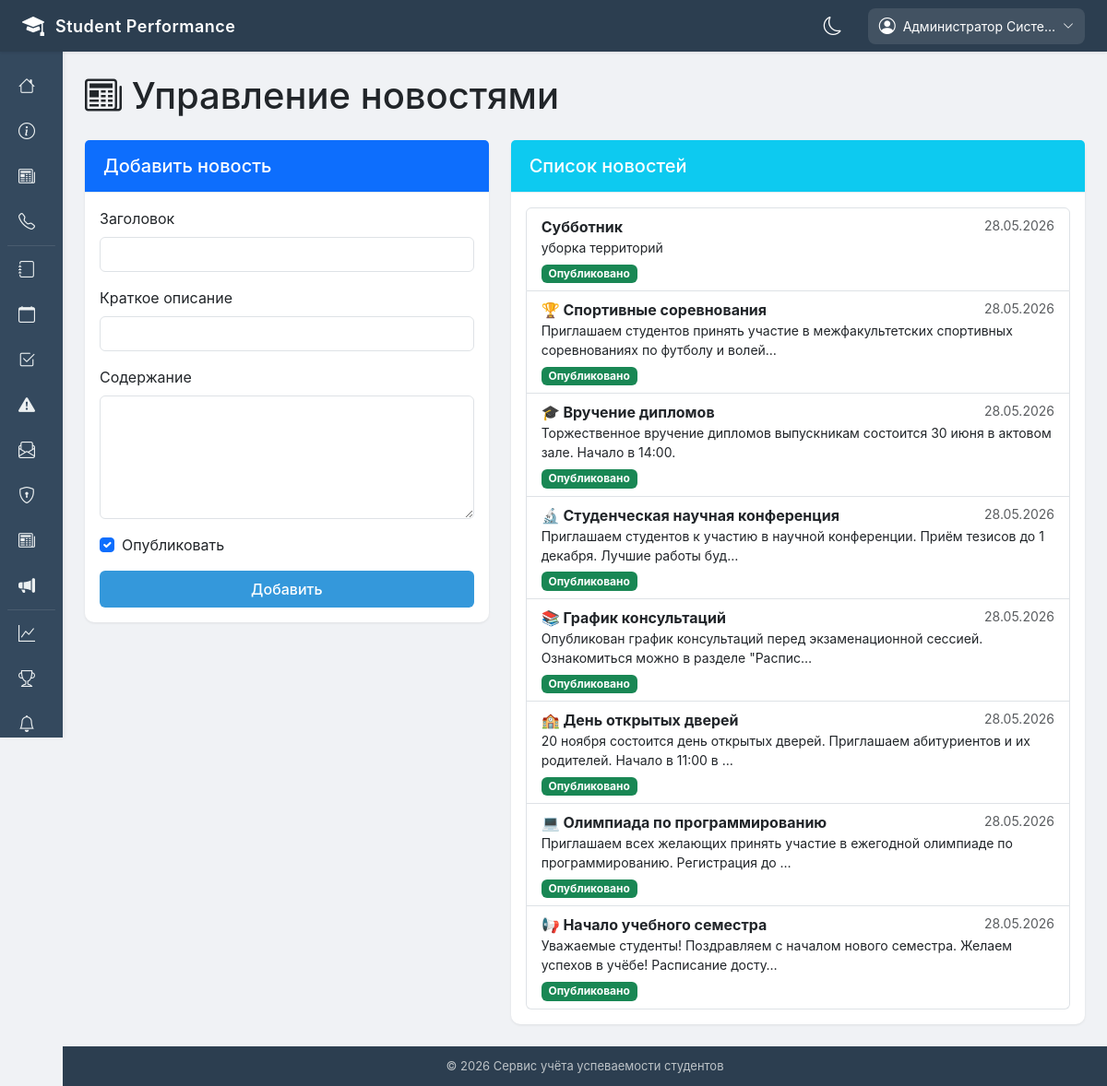
Screenshot of /control/news/ (signed in) with the database file from the repository.
### apps/accounts/models.py (models this page shows, shortened)
class User(AbstractUser):
    ROLE_CHOICES = [
        ('admin', 'Администратор'),
        ('teacher', 'Преподаватель'),
        ('student', 'Студент'),
        ('headman', 'Староста'),
        ('curator', 'Куратор'),
    ]
    role = models.CharField(max_length=20, choices=ROLE_CHOICES, default='student', verbose_name='Роль')
    phone_number = models.CharField(
        max_length=20,
        blank=True,
        null=True,
        validators=[RegexValidator(r'^\+375 \(\d{2}\) \d{3}-\d{2}-\d{2}$')],
        verbose_name='Номер телефона'
    )
    avatar = models.ImageField(upload_to='avatars/', blank=True, null=True, verbose_name='Аватар')
    date_of_birth = models.DateField(blank=True, null=True, verbose_name='Дата рождения')
    address = models.TextField(blank=True, null=True, verbose_name='Адрес')
    class Meta:
        verbose_name = 'Пользователь'
        verbose_name_plural = 'Пользователи'
        ordering = ['last_name', 'first_name']

class News(models.Model):
    title = models.CharField(max_length=200, verbose_name='Заголовок')
    summary = models.CharField(max_length=300, verbose_name='Краткое описание')
    content = models.TextField(verbose_name='Содержание')
    image = models.ImageField(upload_to='news/', blank=True, null=True, verbose_name='Изображение')
    created_at = models.DateTimeField(auto_now_add=True, verbose_name='Дата создания')
    updated_at = models.DateTimeField(auto_now=True, verbose_name='Дата обновления')
    is_published = models.BooleanField(default=True, verbose_name='Опубликовано')
    class Meta:
        verbose_name = 'Новость'
        verbose_name_plural = 'Новости'
        ordering = ['-created_at']

### apps/accounts/views.py (the view, shortened to what this page needs)
# urls.py: path('control/news/', views.admin_news, name='admin_news'),
@login_required
def admin_news(request):
    if not request.user.is_superuser:
        messages.error(request, 'Доступ запрещён')
        return redirect('home')
    news_list = News.objects.all().order_by('-created_at')
    context = {
        'news_list': news_list,
    }
    return render(request, 'accounts/admin_news.html', context)

### apps/chat/context_processors.py (called while the page is built)
def chat_unread_count(request):
    if request.user.is_authenticated:
        rooms = ChatRoom.objects.filter(participants=request.user)
        unread_count = 0
        for room in rooms:
            unread_count += room.messages.filter(is_read=False).exclude(sender=request.user).count()
        return {'chat_unread_count': unread_count}
    return {'chat_unread_count': 0}

### apps/core/context_processors.py (called while the page is built)
def notifications_processor(request):
    unread_count = 0
    if request.user.is_authenticated:
        unread_count = Notification.objects.filter(user=request.user, is_read=False).count()
    return {'unread_count': unread_count}

### templates/accounts/admin_news.html (shortened to what this page needs)
{% extends 'base.html' %}
{% block content %}
<div class="row">
    <div class="col-12">
        <h1 class="mb-4"><i class="bi bi-newspaper"></i> Управление новостями</h1>
    </div>
</div>
<div class="row">
    <div class="col-md-5">
        <div class="card mb-4">
            <div class="card-header bg-primary text-white">
                <h5 class="mb-0">Добавить новость</h5>
            </div>
            <div class="card-body">
                <form method="post">
                    <div class="mb-3">
                        <label class="form-label">Заголовок</label>
                        <input type="text" name="title" class="form-control" required>
                    </div>
                    <div class="mb-3">
                        <label class="form-label">Краткое описание</label>
                        <input type="text" name="summary" class="form-control" required>
                    </div>
                    <div class="mb-3">
                        <label class="form-label">Содержание</label>
                        <textarea name="content" class="form-control" rows="5" required></textarea>
                    </div>
                    <div class="mb-3 form-check">
                        <input type="checkbox" name="is_published" class="form-check-input" id="is_published" checked>
                        <label class="form-check-label" for="is_published">Опубликовать</label>
                    </div>
                    <button type="submit" class="btn btn-primary w-100">Добавить</button>
                </form>
            </div>
        </div>
    </div>
    <div class="col-md-7">
        <div class="card">
            <div class="card-header bg-info text-white">
                <h5 class="mb-0">Список новостей</h5>
            </div>
            <div class="card-body">
                {% if news_list %}
                    <div class="list-group">
                        {% for news in news_list %}
                            <div class="list-group-item">
                                <div class="d-flex justify-content-between">
                                    <strong>{{ news.title }}</strong>
                                    <small class="text-muted">{{ news.created_at|date:"d.m.Y" }}</small>
                                </div>
                                <p class="mb-1 small">{{ news.summary|truncatechars:100 }}</p>
                                <span class="badge {% if news.is_published %}bg-success{% else %}bg-secondary{% endif %}">
                                    {% if news.is_published %}Опубликовано{% else %}Черновик{% endif %}
                                </span>
                            </div>
                        {% endfor %}
                    </div>
                {% else %}
                    <p class="text-muted text-center">Нет новостей</p>
                {% endif %}
            </div>
        </div>
    </div>
</div>
{% endblock %}

### templates/base.html (shortened to what this page needs)
<!DOCTYPE html>
<html lang="ru">
<head>
    <link href="https://cdn.jsdelivr.net/npm/bootstrap@5.3.0/dist/css/bootstrap.min.css" rel="stylesheet">
    <link rel="stylesheet" href="https://cdn.jsdelivr.net/npm/bootstrap-icons@1.11.0/font/bootstrap-icons.css">
</head>
<body>
    <div class="top-header">
        <div class="logo-area">
            <a href="{% url 'home' %}" style="text-decoration: none; color: white; display: flex; align-items: center; gap: 12px;">
                <i class="bi bi-mortarboard-fill"></i>
                <span>Student Performance</span>
            </a>
        </div>
        <div class="header-right">
            <div class="theme-toggle-header" onclick="toggleDarkMode()">
                <i id="themeIcon" class="bi bi-moon"></i>
            </div>
            {% if user.is_authenticated %}
                <div class="user-menu">
                    <div class="user-btn">
                        <i class="bi bi-person-circle"></i>
                        <span>{{ user.get_full_name|default:user.username|truncatechars:20 }}</span>
                        <i class="bi bi-chevron-down" style="font-size: 12px;"></i>
                    </div>
                </div>
            {% endif %}
        </div>
    </div>
    <div class="sidebar">
        <ul class="nav-links">
            <li>
                <a href="{% url 'home' %}">
                    <i class="bi bi-house"></i>
                </a>
            </li>
            <li>
                <a href="{% url 'about' %}">
                    <i class="bi bi-info-circle"></i>
                </a>
            </li>
            <li>
                <a href="{% url 'news_list' %}">
                    <i class="bi bi-newspaper"></i>
                </a>
            </li>
            <li>
                <a href="{% url 'contacts' %}">
                    <i class="bi bi-telephone"></i>
                </a>
            </li>
            {% if user.is_authenticated %}
                <li class="sidebar-divider"></li>
                {% if user.role == 'student' or user.role == 'headman' %}
                    <li>
                        <a href="{% url 'gradebook_view' %}">
                            <i class="bi bi-journal"></i>
                            <span>Зачётка</span>
                        </a>
                    </li>
                    <li>
                        <a href="{% url 'student_statistics' %}">
                            <i class="bi bi-graph-up"></i>
                            <span>Статистика</span>
                        </a>
                    </li>
                    <li>
                        <a href="{% url 'schedule_view' %}">
                            <i class="bi bi-calendar"></i>
                            <span>Расписание</span>
                        </a>
                    </li>
                    <li>
                        <a href="{% url 'student_attendance' %}">
                            <i class="bi bi-calendar-check"></i>
                            <span>Посещаемость</span>
                        </a>
                    </li>
                    <li>
                        <a href="{% url 'assignments_list' %}">
                            <i class="bi bi-journal-bookmark-fill"></i>
                            <span>Задания</span>
                        </a>
                    </li>
                    <li>
                        <a href="{% url 'requests_list' %}">
                            <i class="bi bi-envelope"></i>
                            <span>Заявки</span>
                        </a>
                    </li>
                    <li>
                        <a href="{% url 'group_list' %}">
                            <i class="bi bi-people-fill"></i>
                            <span>Моя группа</span>
                        </a>
                    </li>
                    <li>
                        <a href="{% url 'penalties_list' %}">
                            <i class="bi bi-exclamation-triangle-fill"></i>
                            <span>Взыскания</span>
                        </a>
                    </li>
                    <li>
                        <a href="{% url 'student_announcements' %}">
                            <i class="bi bi-megaphone-fill"></i>
                            <span>Объявления</span>
                        </a>
                    </li>
                {% elif user.is_superuser %}
                    <li>
                        <a href="{% url 'admin_all_grades' %}">
                            <i class="bi bi-journal"></i>
                        </a>
                    </li>
                    <li>
                        <a href="{% url 'admin_all_schedule' %}">
                            <i class="bi bi-calendar"></i>
                        </a>
                    </li>
                    <li>
                        <a href="{% url 'admin_attendance' %}">
                            <i class="bi bi-check2-square"></i>
                        </a>
                    </li>
                    <li>
                        <a href="{% url 'admin_penalties' %}">
                            <i class="bi bi-exclamation-triangle-fill"></i>
                        </a>
                    </li>
                    <li>
                        <a href="{% url 'admin_requests' %}">
                            <i class="bi bi-envelope-paper"></i>
                        </a>
                    </li>
                    <li>
                        <a href="/admin/">
                            <i class="bi bi-shield-lock"></i>
                        </a>
                    </li>
                    <li>
                        <a href="{% url 'admin_news' %}">
                            <i class="bi bi-newspaper"></i>
                        </a>
                    </li>
                    <li>
                        <a href="{% url 'admin_announcements' %}">
                            <i class="bi bi-megaphone-fill"></i>
                        </a>
                    </li>
                {% endif %}
                <li class="sidebar-divider"></li>
                {% if user.role == 'student' or user.role == 'headman' or user.is_superuser or user.role == 'teacher'%}
                    <li>
                    <a href="{% url 'analytics_dashboard' %}">
                        <i class="bi bi-graph-up"></i>
                    </a>
                    </li>
                {% endif %}
                <li>
                    <a href="{% url 'rating_list' %}">
                        <i class="bi bi-trophy"></i>
                    </a>
                </li>
                <li>
                    <a href="{% url 'notifications_list' %}">
                        <i class="bi bi-bell"></i>
                    </a>
                </li>
            {% endif %}
        </ul>
    </div>
    <div class="main-content">
        <div class="content-wrapper">
            {% block content %}{% endblock %}
        </div>
        <footer>
            <div class="container">
                <p class="mb-0">&copy; 2026 Сервис учёта успеваемости студентов</p>
            </div>
        </footer>
    </div>
</body>
</html>

### templates/base.html (style rules this page uses)
* { margin: 0; padding: 0; box-sizing: border-box; }
html, body { height: 100%; min-height: 100vh; }
body { display: flex; min-height: 100vh; background-color: #f0f2f5; font-family: -apple-system, BlinkMacSystemFont, 'Segoe UI', Roboto, 'Helvetica Neue', Arial, sans-serif; }
.top-header { position: fixed; top: 0; left: 0; right: 0; height: 56px; background: #2c3e50; color: white; display: flex; align-items: center; justify-content: space-between; padding: 0 24px; z-index: 1001; box-shadow: 0 1px 3px rgba(0,0,0,0.1); }
.logo-area { display: flex; align-items: center; gap: 12px; }
.logo-area i { font-size: 24px; }
.logo-area span { font-size: 18px; font-weight: 600; letter-spacing: 0.5px; }
.header-right { display: flex; align-items: center; gap: 20px; }
.theme-toggle-header { cursor: pointer; background: none; border: none; padding: 8px; border-radius: 8px; transition: background 0.2s; display: flex; align-items: center; justify-content: center; }
.theme-toggle-header i { font-size: 20px; color: white; }
.user-menu { position: relative; }
.user-btn { cursor: pointer; display: flex; align-items: center; gap: 8px; background: rgba(255,255,255,0.1); border-radius: 8px; padding: 6px 12px; transition: background 0.2s; }
.user-btn i:first-child { font-size: 18px; }
.user-btn span { font-size: 14px; }
.sidebar { position: fixed; left: 0; top: 56px; height: calc(100vh - 56px); width: 68px; background: #34495e; transition: width 0.25s ease; z-index: 1000; overflow-x: hidden; overflow-y: auto; box-shadow: 2px 0 5px rgba(0,0,0,0.05); }
.sidebar .nav-links { list-style: none; padding: 12px 0; }
.sidebar .nav-links li { margin: 2px 8px; border-radius: 8px; }
.sidebar .nav-links li a { color: #ecf0f1; text-decoration: none; display: flex; align-items: center; gap: 14px; white-space: nowrap; padding: 10px 12px; border-radius: 8px; font-size: 13px; font-weight: 500; }
.sidebar .nav-links li a i { font-size: 18px; min-width: 24px; }
.sidebar-divider { height: 1px; background: rgba(255,255,255,0.1); margin: 12px 8px; }
.main-content { margin-left: 68px; margin-top: 56px; transition: margin-left 0.25s ease; flex: 1; display: flex; flex-direction: column; min-height: calc(100vh - 56px); background-color: #f0f2f5; }
.content-wrapper { flex: 1; padding: 24px; background-color: #f0f2f5; }
.card { border: none; border-radius: 10px; box-shadow: 0 1px 3px rgba(0,0,0,0.08); transition: box-shadow 0.2s; background-color: white; }
.card-header { background-color: white; border-bottom: 1px solid #e9ecef; padding: 16px 20px; font-weight: 600; }
.btn-primary { background: #3498db; border: none; border-radius: 6px; padding: 8px 20px; font-weight: 500; transition: background 0.2s; }
footer { background-color: #2c3e50; color: #bdc3c7; padding: 12px 0; text-align: center; font-size: 13px; }

### rows the page displays
User: get_full_name "Администратор Систе…"
News: title "Субботник", created_at "28.05.2026", summary "уборка территорий", is_published "Опубликовано"
News: title "🏆 Спортивные соревнования", created_at "28.05.2026", summary "Приглашаем студентов принять участие в межфакультетских спортивных соревнованиях по футболу и волей…", is_published "Опубликовано"
News: title "🎓 Вручение дипломов", created_at "28.05.2026", summary "Торжественное вручение дипломов выпускникам состоится 30 июня в актовом зале. Начало в 14:00.", is_published "Опубликовано"
News: title "🔬 Студенческая научная конференция", created_at "28.05.2026", summary "Приглашаем студентов к участию в научной конференции. Приём тезисов до 1 декабря. Лучшие работы буд…", is_published "Опубликовано"
News: title "📚 График консультаций", created_at "28.05.2026", summary "Опубликован график консультаций перед экзаменационной сессией. Ознакомиться можно в разделе \"Распис…", is_published "Опубликовано"
News: title "🏫 День открытых дверей", created_at "28.05.2026", summary "20 ноября состоится день открытых дверей. Приглашаем абитуриентов и их родителей. Начало в 11:00 в …", is_published "Опубликовано"
News: title "💻 Олимпиада по программированию", created_at "28.05.2026", summary "Приглашаем всех желающих принять участие в ежегодной олимпиаде по программированию. Регистрация до …", is_published "Опубликовано"
News: title "📢 Начало учебного семестра", created_at "28.05.2026", summary "Уважаемые студенты! Поздравляем с началом нового семестра. Желаем успехов в учёбе! Расписание досту…", is_published "Опубликовано"
